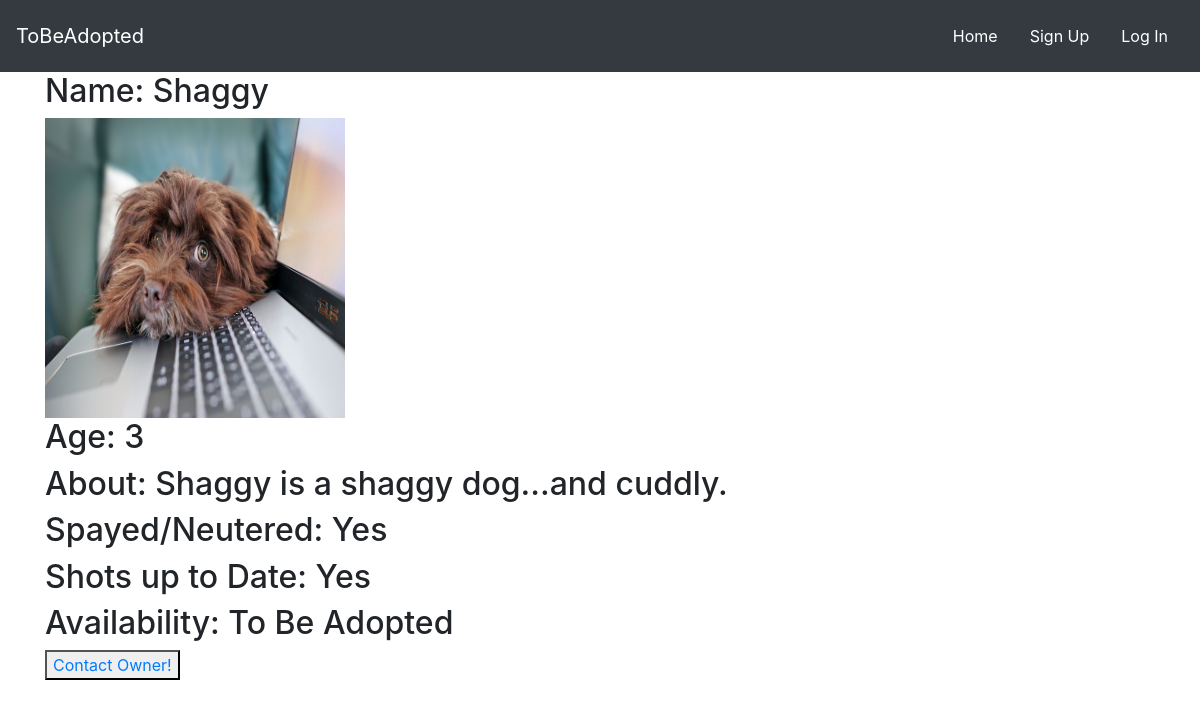
The page /pet/1/ on the database its author committed.
### pets/models.py (models this page shows, shortened)
class Pet(models.Model):
  PET_CHOICES = [
    ('DOG', 'Dog'),
    ('CAT', 'Cat'),
      ]
  ADOPTION_CHOICES = [
    ('TBA', "To Be Adopted"),
    ('NOA', "Now Officially Adopted"),
      ]
  name = models.CharField(max_length=80)
  age = models.IntegerField()
  pet_type = models.CharField(
      max_length=3, choices=PET_CHOICES, default="DOG")
  post_date = models.DateField(default=timezone.now)
  bio = models.TextField()
  spayed_or_neutered = models.BooleanField(default=False)
  shot_record = models.BooleanField(default=False)
  status = models.CharField(max_length=3, blank=True,
                            choices=ADOPTION_CHOICES, default='TBA')
  pet_image = models.ImageField(blank=False, null=True)
  owner = models.ForeignKey(AUTH_USER_MODEL, related_name='owner', on_delete=models.CASCADE, null=True)

### pets/views.py (the view)
# urls.py: path('pet/<int:pet_id>/', pet_views.pet_detail_view, name='user_detail'),
def pet_detail_view(request, pet_id):
    selected_pet = Pet.objects.get(id=pet_id)
    return render(request, 'pet_detail.html', {'selected_pet': selected_pet})

### templates/pet_detail.html
{% include 'base.html' %}
{% block content %}
    <div class="container">
        <h2>Name: {{ selected_pet.name }}</h2>
        <img src='{{ selected_pet.pet_image.url }}' height=300px width=300px >
        <h2>Age: {{ selected_pet.age }}</h2>
        <h2>About: {{ selected_pet.bio }}</h2>
        {% if selected_pet.spayed_or_neutered == True %}
            <h2>Spayed/Neutered: Yes</h2>
        {% else %}
            <h2>Spayed/Neutered: No</h2>
        {% endif %}
        {% if selected_pet.shot_record == True %}
            <h2>Shots up to Date: Yes</h2>
        {% else %}
            <h2>Shots up to Date: No</h2>
        {% endif %}
        {% if selected_pet.status == 'TBA' %}
            <h2>Availability: To Be Adopted</h2>
        {% else %}
            <h2>Availability: Now Officially Adopted</h2>
        {% endif %}
        <button><a href='/user/{{ selected_pet.owner.id }}'>Contact Owner!</a></button>
    </div>
{% endblock %}

### rows shown on the page
Pet: name "Shaggy", pet_image (picture), age "3", bio "Shaggy is a shaggy dog...and cuddly."
